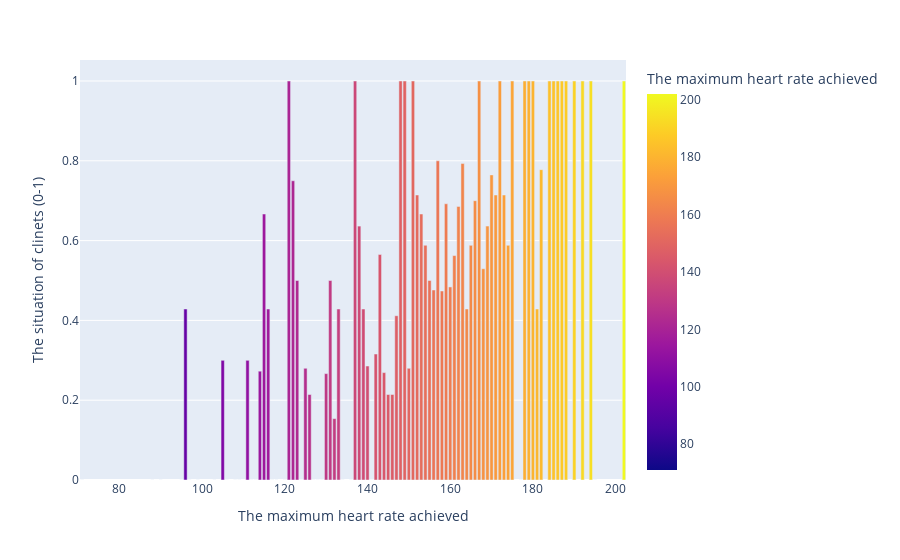

Source (notebook cell):
### Markdown cell above
This histogram displaying the distribution of "The situation of clients (0-1)" for each chest pain type, with the histograms overlaid and colored by chest pain type.

### Code cell
heartD_maxRate = pd.DataFrame({
    'The situation of clinets (0-1)' : heart.groupby('thalach')['target'].mean(),
    'The maximum heart rate achieved' : sorted(heart['thalach'].unique())
})
px.bar(heartD_maxRate, 'The maximum heart rate achieved', 'The situation of clinets (0-1)',
             color='The maximum heart rate achieved')

### Figure 1 — Plotly figure (JSON) as saved in the notebook; plotly's stock layout.template omitted (floating-point values rounded to 4 significant figures)
{"data": [{"alignmentgroup": "True", "hovertemplate": "The maximum heart rate achieved=%{marker.color}<br>The situation of clinets (0-1)=%{y}<extra></extra>", "legendgroup": "", "marker": {"color": [71, 88, 90, 95, 96, 97, 99, 103, 105, 106, 108, 109, 111, 112, 113, 114, 115, 116, 117, 118, 120, 121, 122, 123, 124, 125, 126, 127, 128, 129, 130, 131, 132, 133, 134, 136, 137, 138, 139, 140, 141, 142, 143, 144, 145, 146, 147, 148, 149, 150, 151, 152, 153, 154, 155, 156, 157, 158, 159, 160, 161, 162, 163, 164, 165, 166, 167, 168, 169, 170, 171, 172, 173, 174, 175, 177, 178, 179, 180, 181, 182, 184, 185, 186, 187, 188, 190, 192, 194, 195, 202], "coloraxis": "coloraxis", "pattern": {"shape": ""}}, "name": "", "offsetgroup": "", "orientation": "v", "showlegend": false, "textposition": "auto", "type": "bar", "x": [71, 88, 90, 95, 96, 97, 99, 103, 105, 106, 108, 109, 111, 112, 113, 114, 115, 116, 117, 118, 120, 121, 122, 123, 124, 125, 126, 127, 128, 129, 130, 131, 132, 133, 134, 136, 137, 138, 139, 140, 141, 142, 143, 144, 145, 146, 147, 148, 149, 150, 151, 152, 153, 154, 155, 156, 157, 158, 159, 160, 161, 162, 163, 164, 165, 166, 167, 168, 169, 170, 171, 172, 173, 174, 175, 177, 178, 179, 180, 181, 182, 184, 185, 186, 187, 188, 190, 192, 194, 195, 202], "xaxis": "x", "y": [0, 0, 0, 0, 0.4286, 0, 0, 0, 0.3, 0, 0, 0, 0.3, 0, 0, 0.2727, 0.6667, 0.4286, 0, 0, 0, 1, 0.75, 0.5, 0, 0.28, 0.2143, 0, 0, 0, 0.2667, 0.5, 0.1538, 0.4286, 0, 0, 1, 0.6364, 0.4286, 0.2857, 0, 0.3158, 0.5652, 0.2692, 0.2143, 0.2143, 0.4118, 1, 1, 0.28, 1, 0.7143, 0.6667, 0.5882, 0.5, 0.4762, 0.8, 0.4737, 0.6923, 0.4839, 0.5625, 0.6857, 0.7931, 0.4286, 0.5882, 0.7, 1, 0.5294, 0.6364, 0.7647, 0.7143, 1, 0.7143, 0.5882, 1, 0, 1, 1, 1, 0.4286, 0.7778, 1, 1, 1, 1, 1, 1, 1, 1, 0, 1], "yaxis": "y"}], "layout": {"barmode": "relative", "coloraxis": {"colorbar": {"title": {"text": "The maximum heart rate achieved"}}, "colorscale": [[0, "#0d0887"], [0.1111, "#46039f"], [0.2222, "#7201a8"], [0.3333, "#9c179e"], [0.4444, "#bd3786"], [0.5556, "#d8576b"], [0.6667, "#ed7953"], [0.7778, "#fb9f3a"], [0.8889, "#fdca26"], [1, "#f0f921"]]}, "legend": {"tracegroupgap": 0}, "margin": {"t": 60}, "xaxis": {"anchor": "y", "domain": [0, 1], "title": {"text": "The maximum heart rate achieved"}}, "yaxis": {"anchor": "x", "domain": [0, 1], "title": {"text": "The situation of clinets (0-1)"}}}}
